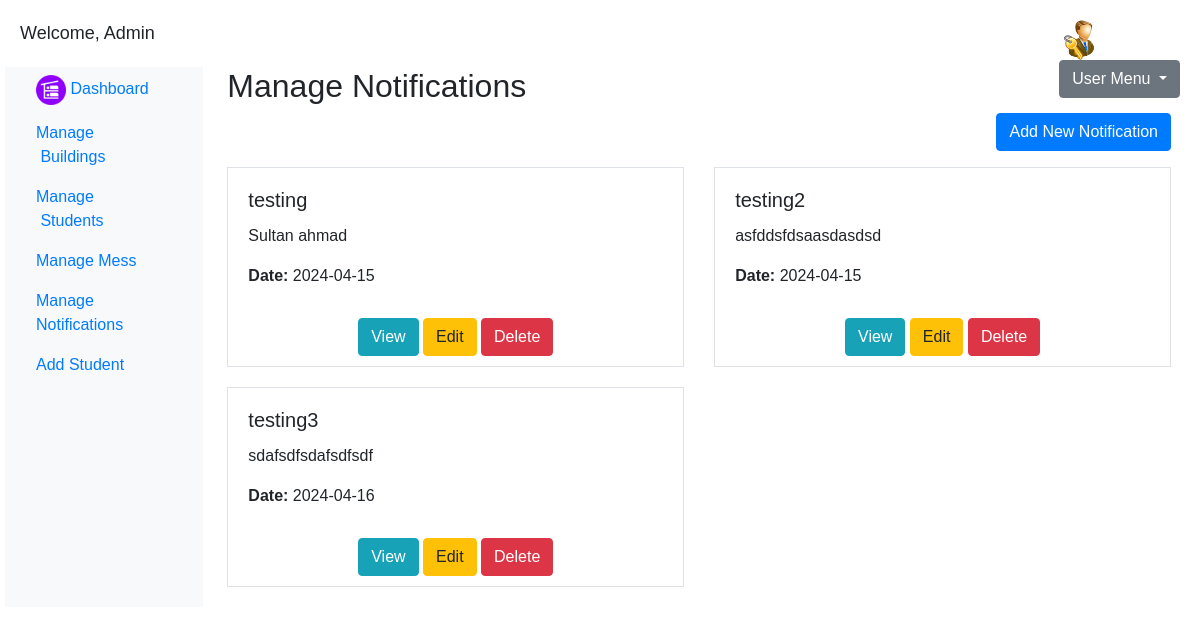
The app's page /admin/manage-notifications.php (signed in) with its own data.
### tables this page shows
CREATE TABLE `notifications` (
  `id` int(11) NOT NULL,
  `name` varchar(255) NOT NULL,
  `details` text NOT NULL,
  `date` date NOT NULL
);

### admin/manage-notifications.php (the view, shortened to what this page needs)
<?php
$servername = "localhost";
$username = "root";
$password = "";
$dbname = "hostelpro";
$conn = new mysqli($servername, $username, $password, $dbname);
$sql = "SELECT * FROM notifications";
$result = $conn->query($sql);
$notifications = [];
while ($row = $result->fetch_assoc()) {
    $notifications[] = $row;
}
?>
<!DOCTYPE html>
<html lang="en">
<head>
    <link rel="stylesheet" href="https://stackpath.bootstrapcdn.com/bootstrap/4.3.1/css/bootstrap.min.css">
</head>
<body>
<div class="dashboard-container">
    <?php include('newpage.php')?>
        <main role="main" class="col-md-9 ml-sm-auto col-lg-10 px-4">
            <h2>Manage Notifications</h2>
            <div class="text-right mb-3">
                <a href="add-notification.php" class="btn btn-primary">Add New Notification</a>
            </div>
            <div class="row">
                <?php
                foreach ($notifications as $notification) {
                    echo '<div class="col-md-6">
                            <div class="notification-card">
                                <div class="notification-details">
                                    <h5 class="card-title">' . $notification['name'] . '</h5>
                                    <p class="card-text">' . $notification['details'] . '</p>
                                    <p class="card-text"><strong>Date:</strong> ' . $notification['date'] . '</p>
                                </div>
                                <div class="notification-actions">
                                    <a href="view-notification.php?id=' . $notification['id'] . '" class="btn btn-info">View</a>
                                    <a href="edit-notification.php?id=' . $notification['id'] . '" class="btn btn-warning">Edit</a>
                                    <button class="btn btn-danger" onclick="confirmDelete(' . $notification['id'] . ')">Delete</button>
                                </div>
                            </div>
                        </div>';
                }
                ?>
            </div>
        </main>
    </div>
</div>
</body>
</html>

### admin/manage-notifications.php (style rules this page uses)
body { font-family: Arial, sans-serif; }
.dashboard-container { max-width: 1200px; margin: auto; padding: 20px; }
.notification-card { border: 1px solid #dee2e6; margin-bottom: 20px; }
.notification-details { padding: 20px; }
.notification-actions { padding: 10px; text-align: center; }

### records on screen
notifications: name "testing", details "Sultan ahmad", date "2024-04-15"
notifications: name "testing2", details "asfddsfdsaasdasdsd", date "2024-04-15"
notifications: name "testing3", details "sdafsdfsdafsdfsdf", date "2024-04-16"
